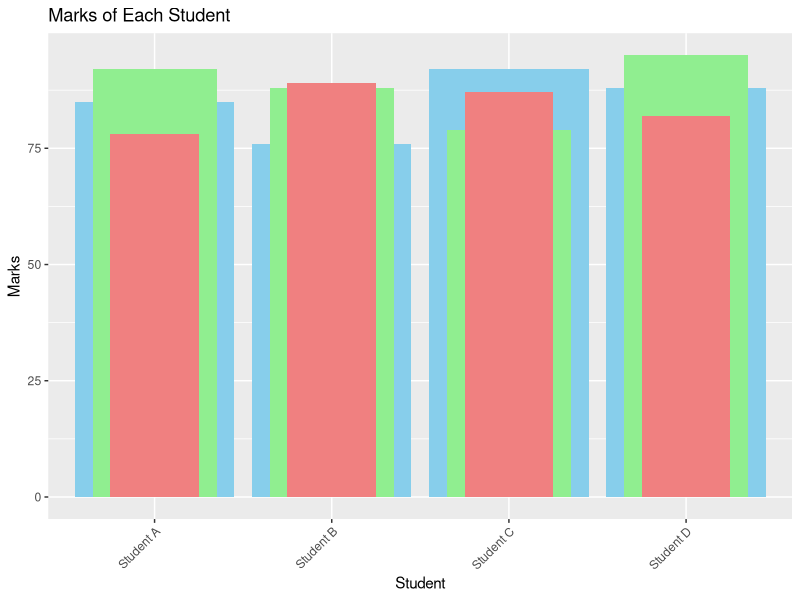
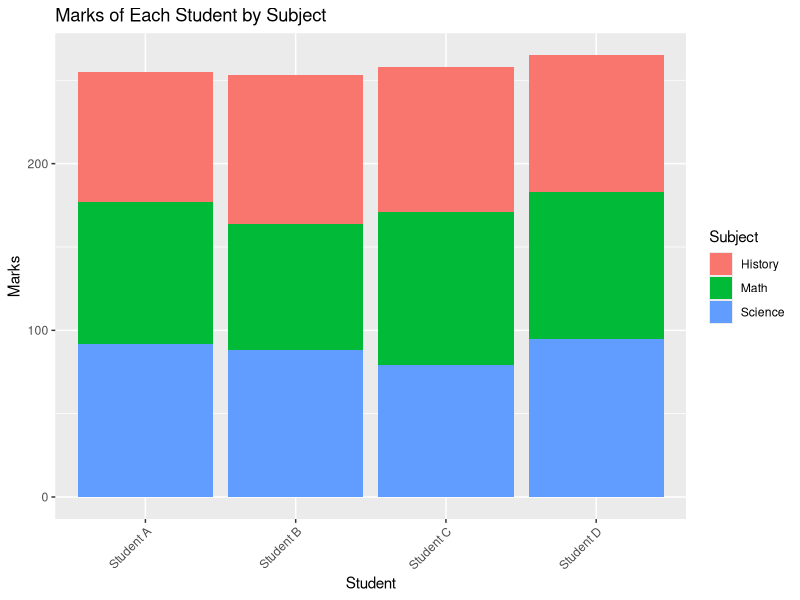
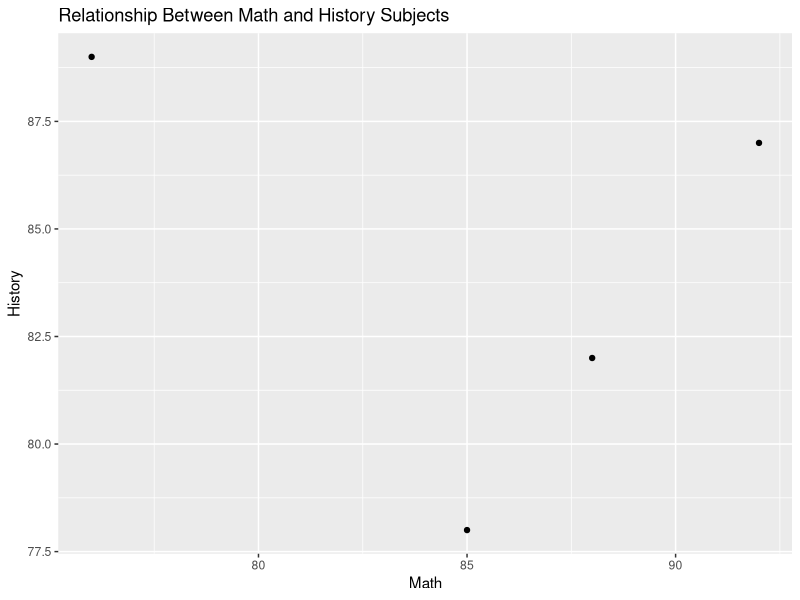

Generate these figures, in order, with R:
# Assuming you have a data frame named 'student_marks' with columns 'Student', 'Math', 'Science', and 'History'
student_marks <- data.frame(
  Student = c("Student A", "Student B", "Student C", "Student D"),
  Math = c(85, 76, 92, 88),
  Science = c(92, 88, 79, 95),
  History = c(78, 89, 87, 82)
)

# Install and load necessary library (if not installed)
# install.packages("ggplot2")
library(ggplot2)

# Bar chart to visualize the marks of each student
bar_chart_student_marks <- ggplot(student_marks, aes(x = Student)) +
  geom_bar(aes(y = Math), stat = "identity", fill = "skyblue", position = "dodge") +
  geom_bar(aes(y = Science), stat = "identity", fill = "lightgreen", position = "dodge", width = 0.7) +
  geom_bar(aes(y = History), stat = "identity", fill = "lightcoral", position = "dodge", width = 0.5) +
  labs(title = "Marks of Each Student",
       x = "Student", y = "Marks") +
  theme(axis.text.x = element_text(angle = 45, hjust = 1))  # Rotate x-axis labels for better readability

# Display the chart
print(bar_chart_student_marks)
# Assuming you have a data frame named 'student_marks' with columns 'Student', 'Math', 'Science', and 'History'
student_marks <- data.frame(
  Student = c("Student A", "Student B", "Student C", "Student D"),
  Math = c(85, 76, 92, 88),
  Science = c(92, 88, 79, 95),
  History = c(78, 89, 87, 82)
)

# Reshape the data for a stacked bar chart
library(tidyr)
student_marks_long <- gather(student_marks, Subject, Marks, -Student)

# Install and load necessary library (if not installed)
# install.packages("ggplot2")
library(ggplot2)

# Stacked bar chart to show different subject status
stacked_bar_chart <- ggplot(student_marks_long, aes(x = Student, y = Marks, fill = Subject)) +
  geom_bar(stat = "identity") +
  labs(title = "Marks of Each Student by Subject",
       x = "Student", y = "Marks", fill = "Subject") +
  theme(axis.text.x = element_text(angle = 45, hjust = 1))  # Rotate x-axis labels for better readability

# Display the chart
print(stacked_bar_chart)
# Assuming you have a data frame named 'student_marks' with columns 'Student', 'Math', 'Science', and 'History'
student_marks <- data.frame(
  Student = c("Student A", "Student B", "Student C", "Student D"),
  Math = c(85, 76, 92, 88),
  Science = c(92, 88, 79, 95),
  History = c(78, 89, 87, 82)
)

# Install and load necessary library (if not installed)
# install.packages("ggplot2")
library(ggplot2)

# Scatter plot to explore the relationship between Math and History subjects
scatter_plot_math_history <- ggplot(student_marks, aes(x = Math, y = History)) +
  geom_point() +
  labs(title = "Relationship Between Math and History Subjects",
       x = "Math", y = "History")

# Display the chart
print(scatter_plot_math_history)
